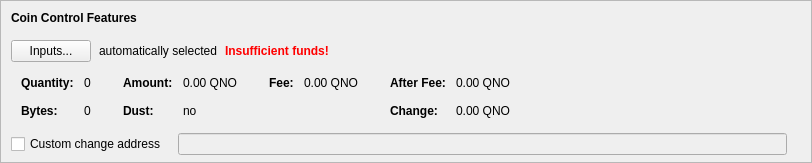
    <widget class="QFrame" name="frameCoinControl">
     <property name="sizePolicy">
      <sizepolicy hsizetype="Expanding" vsizetype="Expanding">
       <horstretch>0</horstretch>
       <verstretch>0</verstretch>
      </sizepolicy>
     </property>
     <property name="maximumSize">
      <size>
       <width>16777215</width>
       <height>16777215</height>
      </size>
     </property>
     <property name="frameShape">
      <enum>QFrame::StyledPanel</enum>
     </property>
     <property name="frameShadow">
      <enum>QFrame::Sunken</enum>
     </property>
     <layout class="QVBoxLayout" name="verticalLayoutCoinControl2">
      <property name="spacing">
       <number>0</number>
      </property>
      <property name="leftMargin">
       <number>0</number>
      </property>
      <property name="topMargin">
       <number>0</number>
      </property>
      <property name="rightMargin">
       <number>0</number>
      </property>
      <property name="bottomMargin">
       <number>6</number>
      </property>
      <item>
       <layout class="QVBoxLayout" name="verticalLayoutCoinControl" stretch="0,0,0,0,1">
        <property name="spacing">
         <number>0</number>
        </property>
        <property name="leftMargin">
         <number>10</number>
        </property>
        <property name="topMargin">
         <number>10</number>
        </property>
        <item>
         <layout class="QHBoxLayout" name="horizontalLayoutCoinControl1">
          <property name="bottomMargin">
           <number>15</number>
          </property>
          <item>
           <widget class="QLabel" name="labelCoinControlFeatures">
            <property name="sizePolicy">
             <sizepolicy hsizetype="Preferred" vsizetype="Maximum">
              <horstretch>0</horstretch>
              <verstretch>0</verstretch>
             </sizepolicy>
            </property>
            <property name="font">
             <font>
              <weight>75</weight>
              <bold>true</bold>
             </font>
            </property>
            <property name="styleSheet">
             <string notr="true">font-weight:bold;</string>
            </property>
            <property name="text">
             <string>Coin Control Features</string>
            </property>
           </widget>
          </item>
         </layout>
        </item>
        <item>
         <layout class="QHBoxLayout" name="horizontalLayoutCoinControl2" stretch="0,0,0,0">
          <property name="spacing">
           <number>8</number>
          </property>
          <property name="bottomMargin">
           <number>10</number>
          </property>
          <item>
           <widget class="QPushButton" name="pushButtonCoinControl">
            <property name="styleSheet">
             <string notr="true"/>
            </property>
            <property name="text">
             <string>Inputs...</string>
            </property>
            <property name="autoDefault">
             <bool>false</bool>
            </property>
           </widget>
          </item>
          <item>
           <widget class="QLabel" name="labelCoinControlAutomaticallySelected">
            <property name="text">
             <string>automatically selected</string>
            </property>
            <property name="margin">
             <number>5</number>
            </property>
           </widget>
          </item>
          <item>
           <widget class="QLabel" name="labelCoinControlInsuffFunds">
            <property name="font">
             <font>
              <weight>75</weight>
              <bold>true</bold>
             </font>
            </property>
            <property name="styleSheet">
             <string notr="true">color:red;font-weight:bold;</string>
            </property>
            <property name="text">
             <string>Insufficient funds!</string>
            </property>
            <property name="margin">
             <number>5</number>
            </property>
           </widget>
          </item>
          <item>
           <spacer name="horizontalSpacerCoinControl">
            <property name="orientation">
             <enum>Qt::Horizontal</enum>
            </property>
            <property name="sizeHint" stdset="0">
             <size>
              <width>40</width>
              <height>1</height>
             </size>
            </property>
           </spacer>
          </item>
         </layout>
        </item>
        <item>
         <widget class="QWidget" name="widgetCoinControl" native="true">
          <property name="sizePolicy">
           <sizepolicy hsizetype="Preferred" vsizetype="Preferred">
            <horstretch>0</horstretch>
            <verstretch>0</verstretch>
           </sizepolicy>
          </property>
          <property name="minimumSize">
           <size>
            <width>0</width>
            <height>0</height>
           </size>
          </property>
          <property name="styleSheet">
           <string notr="true"/>
          </property>
          <layout class="QHBoxLayout" name="horizontalLayoutCoinControl5">
           <property name="leftMargin">
            <number>0</number>
           </property>
           <property name="topMargin">
            <number>0</number>
           </property>
           <property name="rightMargin">
            <number>0</number>
           </property>
           <property name="bottomMargin">
            <number>0</number>
           </property>
           <item>
            <layout class="QHBoxLayout" name="horizontalLayoutCoinControl3" stretch="0,0,0,1">
             <property name="spacing">
              <number>20</number>
             </property>
             <property name="topMargin">
              <number>0</number>
             </property>
             <property name="bottomMargin">
              <number>10</number>
             </property>
             <item>
              <layout class="QFormLayout" name="formLayoutCoinControl1">
               <property name="horizontalSpacing">
                <number>10</number>
               </property>
               <property name="verticalSpacing">
                <number>14</number>
               </property>
               <property name="leftMargin">
                <number>10</number>
               </property>
               <property name="topMargin">
                <number>4</number>
               </property>
               <property name="rightMargin">
                <number>6</number>
               </property>
               <item row="0" column="0">
                <widget class="QLabel" name="labelCoinControlQuantityText">
                 <property name="font">
                  <font>
                   <weight>75</weight>
                   <bold>true</bold>
                  </font>
                 </property>
                 <property name="text">
                  <string>Quantity:</string>
                 </property>
                 <property name="margin">
                  <number>0</number>
                 </property>
                </widget>
               </item>
               <item row="0" column="1">
                <widget class="QLabel" name="labelCoinControlQuantity">
                 <property name="cursor">
                  <cursorShape>IBeamCursor</cursorShape>
                 </property>
                 <property name="contextMenuPolicy">
                  <enum>Qt::ActionsContextMenu</enum>
                 </property>
                 <property name="text">
                  <string notr="true">0</string>
                 </property>
                 <property name="margin">
                  <number>0</number>
                 </property>
                 <property name="textInteractionFlags">
                  <set>Qt::LinksAccessibleByMouse|Qt::TextSelectableByKeyboard|Qt::TextSelectableByMouse</set>
                 </property>
                </widget>
               </item>
               <item row="1" column="0">
                <widget class="QLabel" name="labelCoinControlBytesText">
                 <property name="font">
                  <font>
                   <weight>75</weight>
                   <bold>true</bold>
                  </font>
                 </property>
                 <property name="text">
                  <string>Bytes:</string>
                 </property>
                </widget>
               </item>
               <item row="1" column="1">
                <widget class="QLabel" name="labelCoinControlBytes">
                 <property name="cursor">
                  <cursorShape>IBeamCursor</cursorShape>
                 </property>
                 <property name="contextMenuPolicy">
                  <enum>Qt::ActionsContextMenu</enum>
                 </property>
                 <property name="text">
                  <string notr="true">0</string>
                 </property>
                 <property name="textInteractionFlags">
                  <set>Qt::LinksAccessibleByMouse|Qt::TextSelectableByKeyboard|Qt::TextSelectableByMouse</set>
                 </property>
                </widget>
               </item>
              </layout>
             </item>
             <item>
              <layout class="QFormLayout" name="formLayoutCoinControl2">
               <property name="horizontalSpacing">
                <number>10</number>
               </property>
               <property name="verticalSpacing">
                <number>14</number>
               </property>
               <property name="leftMargin">
                <number>6</number>
               </property>
               <property name="topMargin">
                <number>4</number>
               </property>
               <property name="rightMargin">
                <number>6</number>
               </property>
               <item row="0" column="0">
                <widget class="QLabel" name="labelCoinControlAmountText">
                 <property name="font">
                  <font>
                   <weight>75</weight>
                   <bold>true</bold>
                  </font>
                 </property>
                 <property name="text">
                  <string>Amount:</string>
                 </property>
                 <property name="margin">
                  <number>0</number>
                 </property>
                </widget>
               </item>
               <item row="0" column="1">
                <widget class="QLabel" name="labelCoinControlAmount">
                 <property name="cursor">
                  <cursorShape>IBeamCursor</cursorShape>
                 </property>
                 <property name="contextMenuPolicy">
                  <enum>Qt::ActionsContextMenu</enum>
                 </property>
                 <property name="text">
                  <string notr="true">0.00 QNO</string>
                 </property>
                 <property name="textInteractionFlags">
                  <set>Qt::LinksAccessibleByMouse|Qt::TextSelectableByKeyboard|Qt::TextSelectableByMouse</set>
                 </property>
                </widget>
               </item>
               <item row="1" column="0">
                <widget class="QLabel" name="labelCoinControlLowOutputText">
                 <property name="font">
                  <font>
                   <weight>75</weight>
                   <bold>true</bold>
                  </font>
                 </property>
                 <property name="text">
                  <string>Dust:</string>
                 </property>
                </widget>
               </item>
               <item row="1" column="1">
                <widget class="QLabel" name="labelCoinControlLowOutput">
                 <property name="cursor">
                  <cursorShape>IBeamCursor</cursorShape>
                 </property>
                 <property name="contextMenuPolicy">
                  <enum>Qt::ActionsContextMenu</enum>
                 </property>
                 <property name="text">
                  <string notr="true">no</string>
                 </property>
                 <property name="textInteractionFlags">
                  <set>Qt::LinksAccessibleByMouse|Qt::TextSelectableByKeyboard|Qt::TextSelectableByMouse</set>
                 </property>
                </widget>
               </item>
              </layout>
             </item>
             <item>
              <layout class="QFormLayout" name="formLayoutCoinControl3">
               <property name="horizontalSpacing">
                <number>10</number>
               </property>
               <property name="verticalSpacing">
                <number>14</number>
               </property>
               <property name="leftMargin">
                <number>6</number>
               </property>
               <property name="topMargin">
                <number>4</number>
               </property>
               <property name="rightMargin">
                <number>6</number>
               </property>
               <item row="0" column="0">
                <widget class="QLabel" name="labelCoinControlFeeText">
                 <property name="font">
                  <font>
                   <weight>75</weight>
                   <bold>true</bold>
                  </font>
                 </property>
                 <property name="text">
                  <string>Fee:</string>
                 </property>
                 <property name="margin">
                  <number>0</number>
                 </property>
                </widget>
               </item>
               <item row="0" column="1">
                <widget class="QLabel" name="labelCoinControlFee">
                 <property name="cursor">
                  <cursorShape>IBeamCursor</cursorShape>
                 </property>
                 <property name="contextMenuPolicy">
                  <enum>Qt::ActionsContextMenu</enum>
                 </property>
                 <property name="text">
                  <string notr="true">0.00 QNO</string>
                 </property>
                 <property name="textInteractionFlags">
                  <set>Qt::LinksAccessibleByMouse|Qt::TextSelectableByKeyboard|Qt::TextSelectableByMouse</set>
                 </property>
                </widget>
               </item>
             </layout>
             </item>
             <item>
              <layout class="QFormLayout" name="formLayoutCoinControl4">
               <property name="horizontalSpacing">
                <number>10</number>
               </property>
               <property name="verticalSpacing">
                <number>14</number>
               </property>
               <property name="leftMargin">
                <number>6</number>
               </property>
               <property name="topMargin">
                <number>4</number>
               </property>
               <property name="rightMargin">
                <number>6</number>
               </property>
               <item row="0" column="0">
                <widget class="QLabel" name="labelCoinControlAfterFeeText">
                 <property name="font">
                  <font>
                   <weight>75</weight>
                   <bold>true</bold>
                  </font>
                 </property>
                 <property name="text">
                  <string>After Fee:</string>
                 </property>
                 <property name="margin">
                  <number>0</number>
                 </property>
                </widget>
               </item>
               <item row="0" column="1">
                <widget class="QLabel" name="labelCoinControlAfterFee">
                 <property name="cursor">
                  <cursorShape>IBeamCursor</cursorShape>
                 </property>
                 <property name="contextMenuPolicy">
                  <enum>Qt::ActionsContextMenu</enum>
                 </property>
                 <property name="text">
                  <string notr="true">0.00 QNO</string>
                 </property>
                 <property name="textInteractionFlags">
                  <set>Qt::LinksAccessibleByMouse|Qt::TextSelectableByKeyboard|Qt::TextSelectableByMouse</set>
                 </property>
                </widget>
               </item>
               <item row="1" column="0">
                <widget class="QLabel" name="labelCoinControlChangeText">
                 <property name="font">
                  <font>
                   <weight>75</weight>
                   <bold>true</bold>
                  </font>
                 </property>
                 <property name="text">
                  <string>Change:</string>
                 </property>
                </widget>
               </item>
               <item row="1" column="1">
                <widget class="QLabel" name="labelCoinControlChange">
                 <property name="cursor">
                  <cursorShape>IBeamCursor</cursorShape>
                 </property>
                 <property name="contextMenuPolicy">
                  <enum>Qt::ActionsContextMenu</enum>
                 </property>
                 <property name="text">
                  <string notr="true">0.00 QNO</string>
                 </property>
                 <property name="textInteractionFlags">
                  <set>Qt::LinksAccessibleByMouse|Qt::TextSelectableByKeyboard|Qt::TextSelectableByMouse</set>
                 </property>
                </widget>
               </item>
              </layout>
             </item>
            </layout>
           </item>
          </layout>
         </widget>
        </item>
        <item>
         <layout class="QHBoxLayout" name="horizontalLayoutCoinControl4" stretch="0,0,0">
          <property name="spacing">
           <number>12</number>
          </property>
          <property name="sizeConstraint">
           <enum>QLayout::SetDefaultConstraint</enum>
          </property>
          <property name="topMargin">
           <number>5</number>
          </property>
          <property name="rightMargin">
           <number>5</number>
          </property>
          <item>
           <widget class="QCheckBox" name="checkBoxCoinControlChange">
            <property name="toolTip">
             <string>If this is activated, but the change address is empty or invalid, change will be sent to a newly generated address.</string>
            </property>
            <property name="text">
             <string>Custom change address</string>
            </property>
           </widget>
          </item>
          <item>
           <widget class="QValidatedLineEdit" name="lineEditCoinControlChange">
            <property name="enabled">
             <bool>false</bool>
            </property>
            <property name="sizePolicy">
             <sizepolicy hsizetype="Expanding" vsizetype="Fixed">
              <horstretch>0</horstretch>
              <verstretch>0</verstretch>
             </sizepolicy>
            </property>
           </widget>
          </item>
          <item>
           <widget class="QLabel" name="labelCoinControlChangeLabel">
            <property name="sizePolicy">
             <sizepolicy hsizetype="Preferred" vsizetype="Expanding">
              <horstretch>0</horstretch>
              <verstretch>0</verstretch>
             </sizepolicy>
            </property>
            <property name="minimumSize">
             <size>
              <width>0</width>
              <height>0</height>
             </size>
            </property>
            <property name="text">
             <string/>
            </property>
            <property name="margin">
             <number>3</number>
            </property>
           </widget>
          </item>
         </layout>
        </item>
        <item>
         <spacer name="verticalSpacerCoinControl">
          <property name="orientation">
           <enum>Qt::Vertical</enum>
          </property>
          <property name="sizeHint" stdset="0">
           <size>
            <width>800</width>
            <height>1</height>
           </size>
          </property>
         </spacer>
        </item>
       </layout>
      </item>
     </layout>
    </widget>
